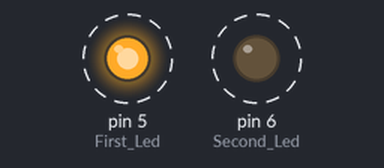
Simulated run of this sketch. Board: Arduino Uno, built with avr-gcc and run on an emulated ATmega328P. Shown: output pins drawn as LEDs (lit = HIGH). Dashed ring = blinking.

Above: at 0.5 s.
Timing chart, 0 to 5.1 s (numbered marks = the images above):
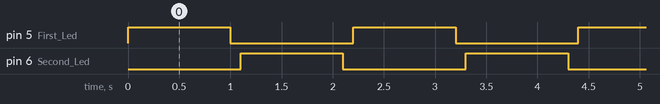

Measured:
- by itself, pin 5 (First_Led), pin 6 (Second_Led): alternates HIGH for 1.0 s and LOW for 1.2 s
- by itself, everything shown: repeats every 2.2 s, in 4 steps

The sketch:

LED.ino
```cpp
// check the led

// first led connect on d5
//second led connect on d6

#include<Arduino.h>

const int First_Led = 5;
const int Second_Led = 6;

void setup(){

// define the pinMode of the led
pinMode(First_Led , OUTPUT);
pinMode(Second_Led , OUTPUT);

}

void loop(){

    // turn on the led for 1 second and then turn off for 100 millisecond
    digitalWrite(First_Led , 1);
    delay(1000); //delay for 1000 millisecond
    digitalWrite(First_Led , 0 );
    delay(100); //delay for 100 millisecond

    // define the second led
    digitalWrite(Second_Led , 1 );
    delay(1000); //delay for 1000 millisecond
    digitalWrite(Second_Led , 0 );
    delay(100); //delay for 100 millisecond


}
```
